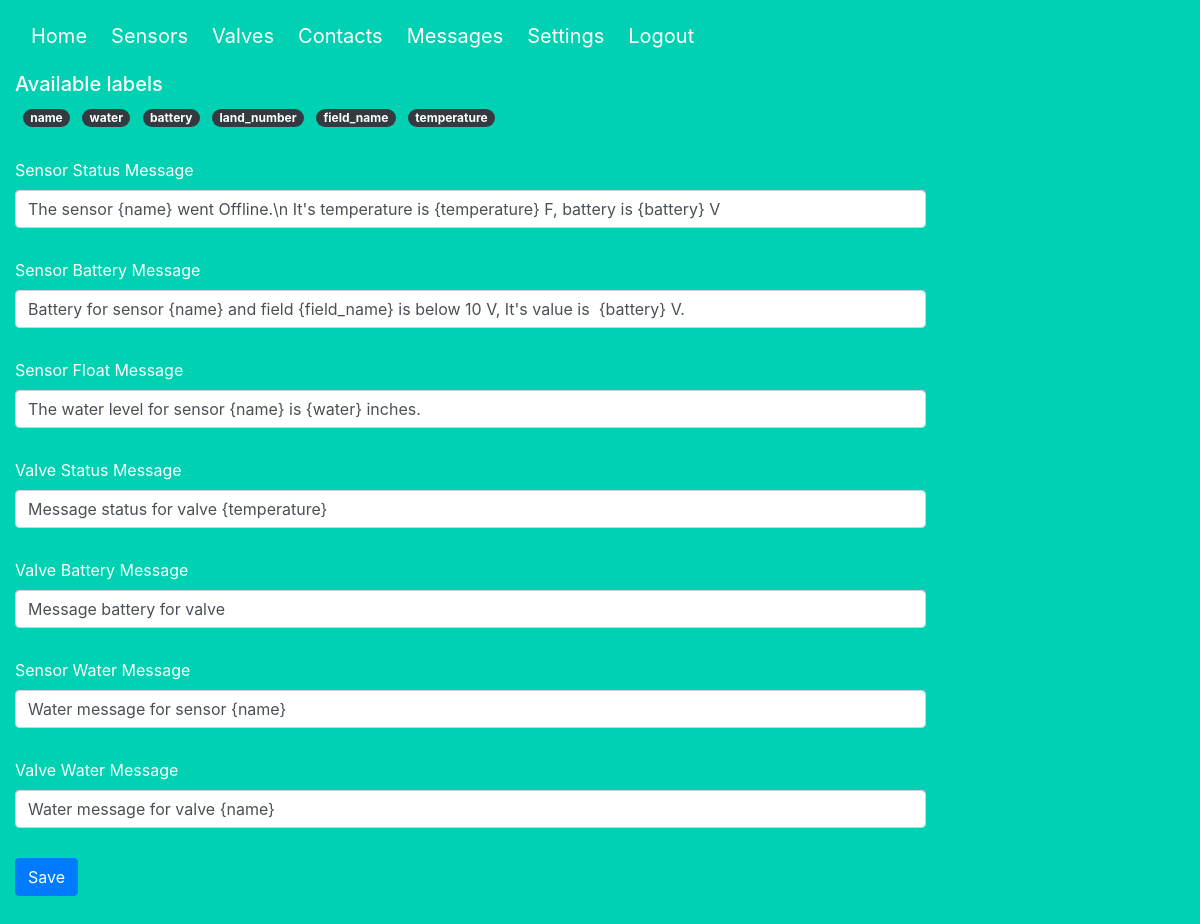
/messages (signed in), run on an earlier commit of the app's database.
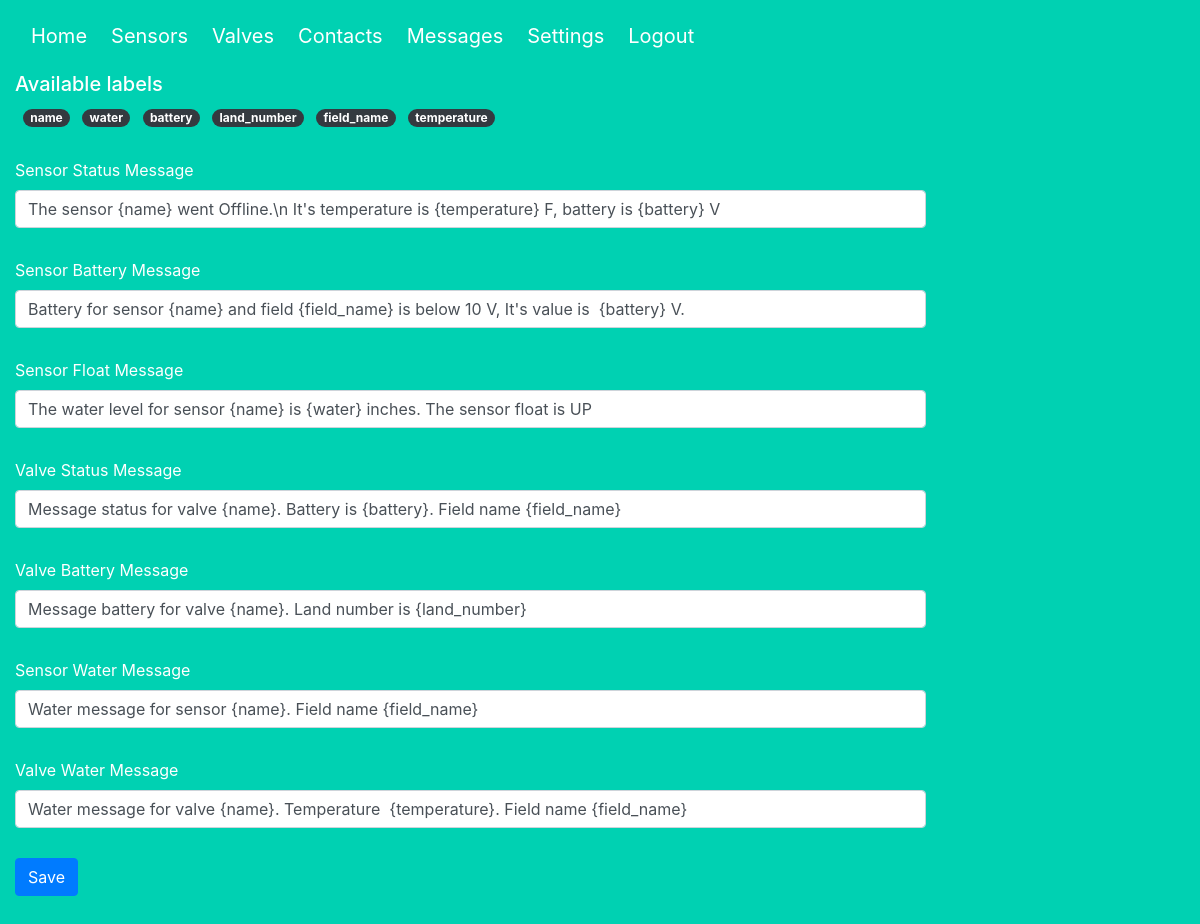
And on a later commit of the database.
### models.py (models this page shows)
class LabelMessage(db.Model):
    __tablename__ = 'label_message'
    id = db.Column(db.Integer, primary_key=True)
    name = db.Column(db.String(100), unique=True)
    def as_dict(self):
        return {c.name: getattr(self, c.name) for c in self.__table__.columns}

class Message(db.Model):
    __tablename__ = 'message'
    id = db.Column(db.Integer, primary_key=True)
    name = db.Column(db.String(100))
    mess_type = db.Column(db.String(20))
    message = db.Column(db.String(1000))
    def as_dict(self):
        return {c.name: getattr(self, c.name) for c in self.__table__.columns}

### main.py (the view, shortened to what this page needs)
@main.route('/messages', methods=["GET", "POST"])
@login_required
def messages():
    labels = [label.as_dict() for label in LabelMessage.query.all()]
    msgs = [message.as_dict() for message in Message.query.all()]
    if request.method == 'GET':
        return render_template('messages.html', labels=labels, messages=msgs)

### __init__.py (called while the page is built)
@login_manager.user_loader
def load_user(user_id):
    return User.query.get(int(user_id))

### templates/messages.html (shortened to what this page needs)
{% extends "base.html" %}
{% block content %}
    <h5>Available labels</h5>
    {% for label in labels %}
        <span class="badge badge-pill badge-dark ml-2">{{ label.name }}</span>
    {% endfor %}
    <form method="post">
        {% for message in messages %}
            <div class="form-group">
                <label>{{ message.mess_type[0] | upper }}{{ message.mess_type[1:] }} {{ message.name[0] | upper }}{{ message.name[1:] }} Message</label>
                <input class="form-control" name="{{ '{}_{}'.format(message.name, message.mess_type) }}" value="{{ message.message }}">
            </div>
        {% endfor %}
        <button type="submit" class="btn btn-primary">Save</button>
    </form>
{% endblock %}

### templates/base.html (shortened to what this page needs)
<!DOCTYPE html>
<html>
<head>
    <link rel="stylesheet" href="../static/css/bulma.min.css"/>
    <link rel="stylesheet" href="../static/bootstrap4/css/bootstrap.min.css"/>
    <link rel="stylesheet" href="../static/css/main.css"/>
</head>
<body>
<section class="hero is-primary is-fullheight" style="min-width: 100%; float: left">
    <div class="hero-head">
        <nav class="navbar">
            <div class="container">
                <div id="navbarMenuHeroA" class="navbar-menu navbar-brand">
                    <div class="navbar-start">
                        <a href="{{ url_for('main.index') }}" class="navbar-item">
                            Home
                        </a>
                        {% if current_user.is_authenticated %}
                            <a href="{{ url_for('main.sensor') }}" class="navbar-item">
                                Sensors
                            </a>
                        {% endif %}
                        {% if current_user.is_authenticated %}
                            <a href="{{ url_for('main.valve') }}" class="navbar-item">
                                Valves
                            </a>
                        {% endif %}
                        {% if current_user.is_authenticated %}
                            <a href="{{ url_for('contact.contacts') }}" class="navbar-item">
                                Contacts
                            </a>
                        {% endif %}
                        {% if current_user.is_authenticated %}
                            <a href="{{ url_for('main.messages') }}" class="navbar-item">
                                Messages
                            </a>
                        {% endif %}
                        {% if current_user.is_authenticated %}
                            <a href="{{ url_for('main.settings') }}" class="navbar-item">
                                Settings
                            </a>
                        {% endif %}
                        {% if current_user.is_authenticated %}
                            <a href="{{ url_for('auth.logout') }}" class="navbar-item">
                                Logout
                            </a>
                        {% endif %}
                    </div>
                </div>
            </div>
        </nav>
    </div>
    <div class="hero-body">
        <div class="container">
            {% block content %}
            {% endblock %}
        </div>
    </div>
</section>
</body>
</html>

### static/css/main.css (style rules this page uses)
body { overflow: scroll !important; }
.hero-body .container { max-width: 80%; }
@media only screen
and (min-device-width: 768px)
and (max-device-width: 1024px) { .container { margin-left: 0; } }
@media only screen
and (min-device-width: 768px)
and (max-device-width: 1024px) { .hero-body { padding-left: 0 !important; padding-top: 0; } }
.form-group { margin: 30px 0; }

What changed in the data, as far as the page shows it:
changed Message "loat": message "The water level for sensor {name} is {water} inches." → "The water level for sensor {name} is {water} inches. The sensor float is UP"
changed Message: status_valve "Message status for valve {temperature}" → "Message status for valve {name}. Battery is {battery}. Field name {field_name}"
changed Message: message "Message battery for valve" → "Message battery for valve {name}. Land number is {land_number}"
changed Message: message "Water message for sensor {name}" → "Water message for sensor {name}. Field name {field_name}"
changed Message: message "Water message for valve {name}" → "Water message for valve {name}. Temperature {temperature}. Field name {field_name}"
